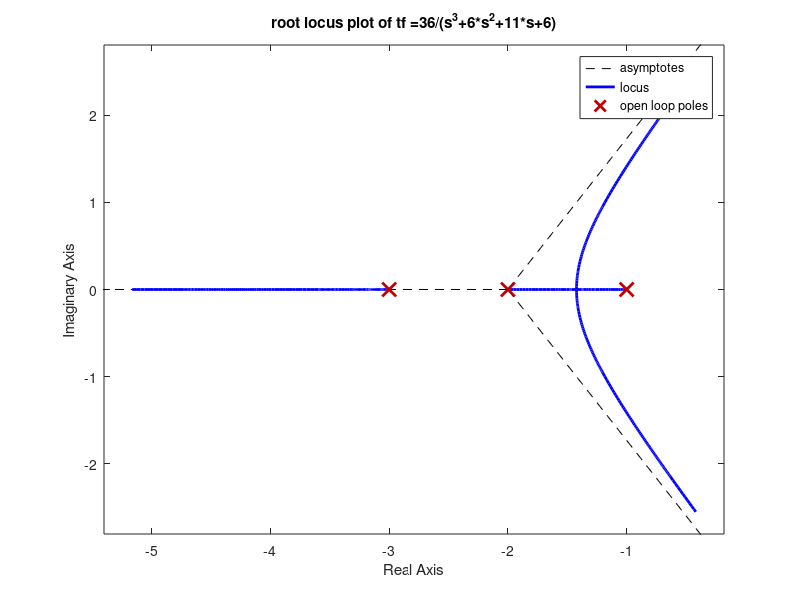
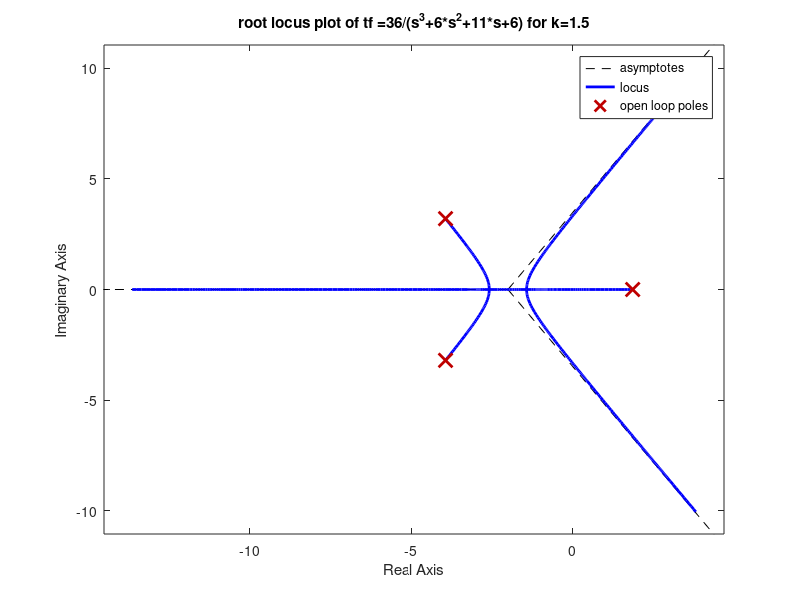
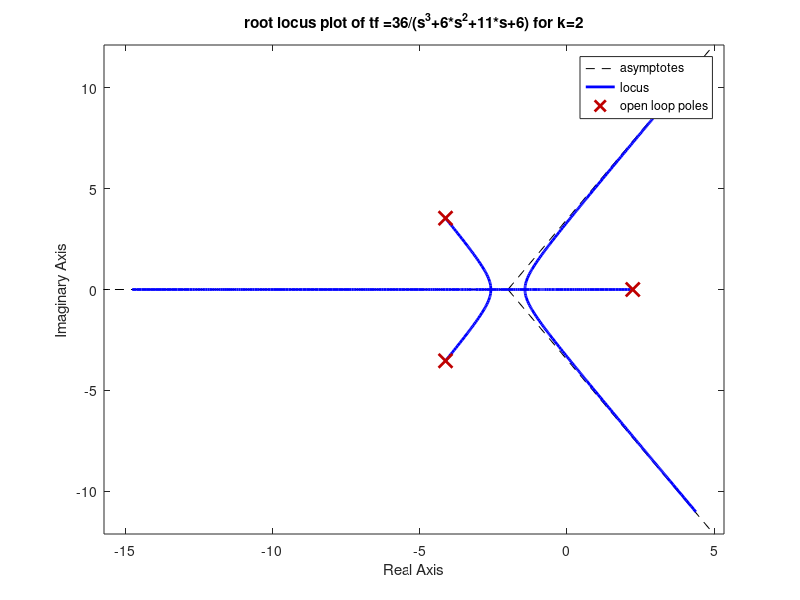
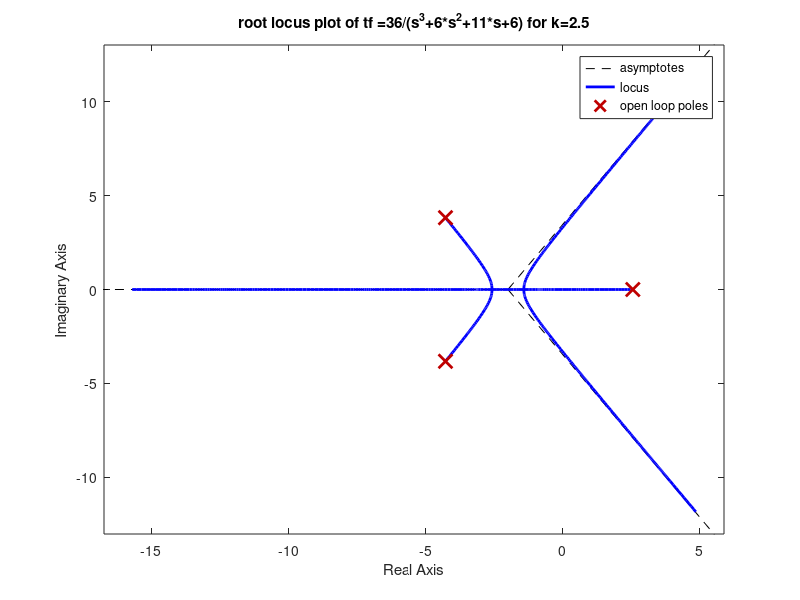

The MATLAB source for these figures, in order:
%%effect of open loop gain on the transient response of closed loop 
%%by using root locus
%transfer function gh=36/(s^3+6*s^2+11*s+6)
num=[0 0 36];
den=[1 6 11 6];
sys=tf(num,den)
zpk(sys)
figure(1)
rlocus(sys);
grid;
title('root locus plot of tf =36/(s^3+6*s^2+11*s+6)');
k=1.5
g1=feedback(sys*k,-1);
figure(2);
zpk(g1)
rlocus(g1);
grid;
title('root locus plot of tf =36/(s^3+6*s^2+11*s+6) for k=1.5');
k=2
g2=feedback(sys*k,-1);
figure(3);
zpk(g2)
rlocus(g2);
grid;
title('root locus plot of tf =36/(s^3+6*s^2+11*s+6) for k=2');
k=2.5
g3=feedback(sys*k,-1);
figure(4);
zpk(g3)
rlocus(g3);
grid;
title('root locus plot of tf =36/(s^3+6*s^2+11*s+6) for k=2.5');
